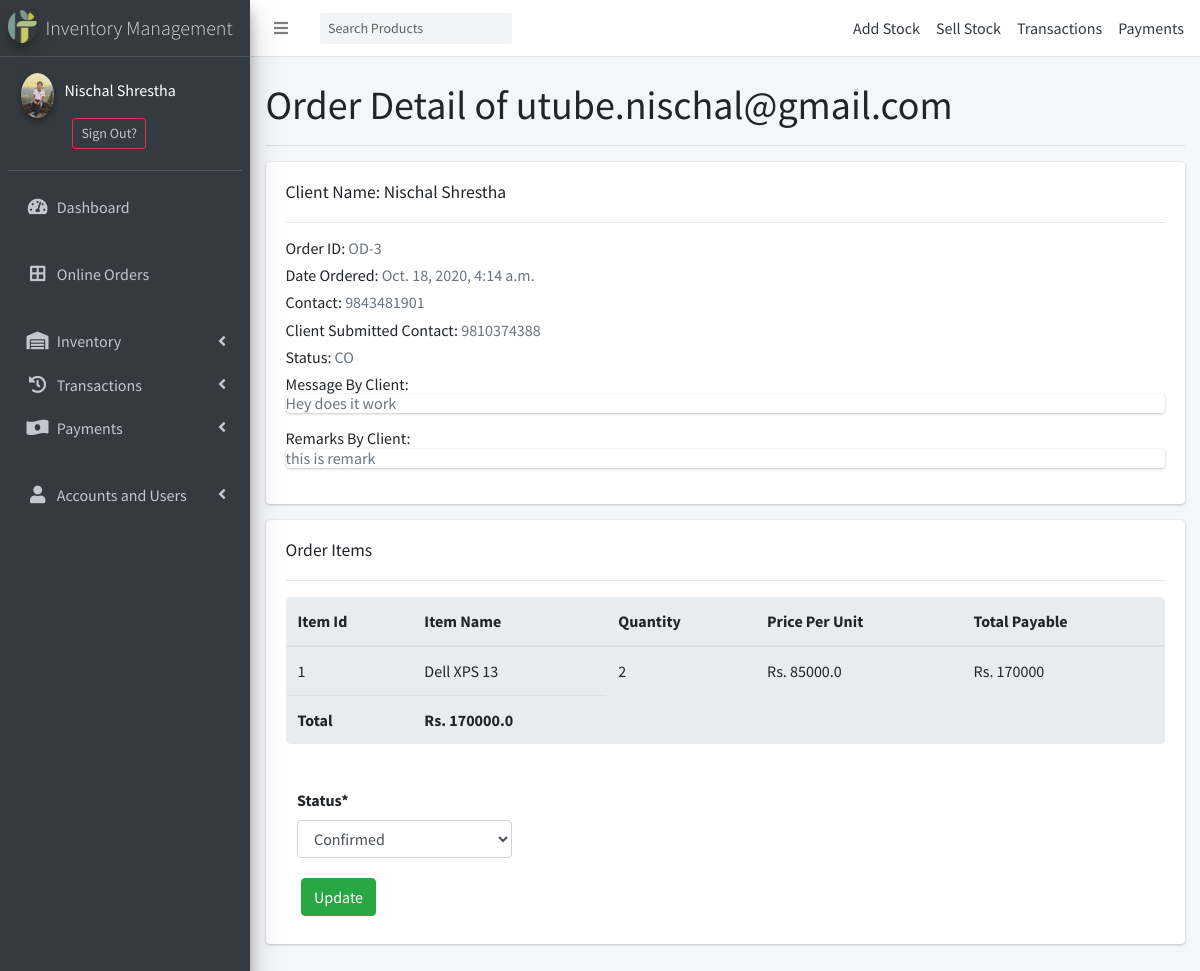
The page /inventory/orders/3/ (signed in) on the database its author committed.
### accounts/models.py (models this page shows)
class User(AbstractBaseUser, PermissionsMixin):
    class Types(models.TextChoices):
        ADMIN = "ADMIN", "Admin"
        STAFF = "STAFF", "Staff"
        CUSTOMER = "CUSTOMER", "Customer"
    base_type = Types.CUSTOMER
    _type = models.CharField(
        _("Type"), max_length=50, choices=Types.choices, default=base_type
    )
    email = models.EmailField(max_length=254, unique=True)
    first_name = models.CharField(max_length=128)
    last_name = models.CharField(max_length=128)
    is_staff = models.BooleanField(default=False)
    is_superuser = models.BooleanField(default=False)
    is_active = models.BooleanField(default=True)
    last_login = models.DateTimeField(null=True, blank=True)
    date_joined = models.DateTimeField(auto_now_add=True)
    USERNAME_FIELD = 'email'
    EMAIL_FIELD = 'email'
    REQUIRED_FIELDS = ['first_name','last_name','_type']
    objects = UserManager()

### Userprofile/models.py (models this page shows, shortened)
class Profile(models.Model):
    user = models.OneToOneField(User, on_delete=models.CASCADE)
    mobile_num_regex = RegexValidator(regex="^[0-9]{9,15}$", message="Entered mobile number isn't in a right format!")
    contact = models.CharField(validators=[mobile_num_regex], max_length=13, blank=True, null=True)
    dp = models.ImageField(default='user.png',upload_to='profile_pics')

### main/models.py (models this page shows, shortened)
class Order(models.Model):
    user = models.ForeignKey("accounts.User", verbose_name=_("Orderer"), on_delete=models.CASCADE)
    items = models.ManyToManyField(OrderItem)
    ordered_date = models.DateTimeField(null=True, blank=True)
    status = models.CharField(max_length=20,choices=ORDER_STATUS,default='NO')
    class Meta:
        verbose_name = _("Order")
        verbose_name_plural = _("Orders")
        ordering = ['-ordered_date']
    @property
    def total_amount(self):
        return sum([i.quantity* i.item.selling_price for i in self.items.all()])

class CheckoutData(models.Model):
    order = models.OneToOneField("main.Order", verbose_name=_("Order"), on_delete=models.CASCADE, related_name='checkout')
    mobile_num_regex = RegexValidator(regex="^[0-9]{9,15}$", message="Entered mobile number isn't in a right format!")
    contact = models.CharField(validators=[mobile_num_regex], max_length=13)
    message = models.TextField(_("Message"), null=True, blank=True)
    remarks = models.TextField(_("Remarks"), null=True, blank=True)
    class Meta:
        verbose_name = _("CheckoutData")
        verbose_name_plural = _("CheckoutData")

class OrderItem(models.Model) :
    user = models.ForeignKey("accounts.User",verbose_name=_("Orderer"),on_delete=models.CASCADE)
    ordered = models.BooleanField(_("Is Ordered?"))
    item = models.ForeignKey("inventory.Item", on_delete=models.CASCADE)
    quantity = models.IntegerField(default=1)

### inventory/models.py (models this page shows, shortened)
class Item(models.Model):
    name = models.CharField(_("Product Name"),max_length = 240, unique = True)
    brand = models.CharField(_("Product Brand"), max_length = 50, null=True, blank=True)
    category = models.ForeignKey("inventory.Category", verbose_name=_("category"), on_delete=models.CASCADE, related_name='categories')
    description = models.TextField(_("Product Description"))
    image = models.ImageField(_("Product Image"), upload_to="product_images", height_field=None, width_field=None, max_length=None, default = 'image-not-available.jpg')
    cost_price = models.FloatField(_("Latest Cost Price"), default=0)
    quantity = models.IntegerField(_("Available Quantity"), default=0)
    selling_price = models.FloatField(_("Current Selling Price"), default=0)
    about_seller = models.TextField(_("About Seller"))
    class Meta:
        ordering = ['name']

### inventory/views.py (the view)
        def wrapper_func(request, *args, **kwargs):
            if request.user.is_authenticated:
                if request.user._type in allowed_types:
                    return view_func(request, *args, **kwargs)
            else:
                return redirect(reverse('account_login'))

### inventory/views.py
class StatusChangeForm(forms.ModelForm):
    class Meta:
        model = Order
        fields = ['status']

### inventory/context_processors.py (called while the page is built)
def category(request):
    return {
        'categories': Category.objects.parents(),
        'cart_items': Order.objects.get_or_create(user=request.user, status='NO')[0].items.all().count() if request.user.is_authenticated else None,
        }

### inventory/models.py (called while the page is built)
    def parents(self):
        qs = super(CategoryManager, self).filter(parent = None)
        return qs

### inventory/views.py (called while the page is built, shortened)
def allowed_users(allowed_types=[]):
    def decorator(view_func):
        def wrapper_func(request, *args, **kwargs):
            if request.user.is_authenticated:
                if request.user._type in allowed_types:
                    return view_func(request, *args, **kwargs)
            else:
                return redirect(reverse('account_login'))
        return wrapper_func
    return decorator

@allowed_users(allowed_types = ['ADMIN', 'STAFF'])
def OrderDetailView(request, pk):
    context = {}
    order = get_object_or_404(Order, pk = pk)
    order_items = order.items.all()
    context['header'] = f"Order Detail of {order.user}"
    context['order'] = order
    form = StatusChangeForm(request.POST or None, instance=order)
    context['form'] = form
    context['order_items'] = order_items
    return render(request, 'inventory/order_detail.html', context)

### templates/inventory/order_detail.html (shortened to what this page needs)
{% extends 'partial/base.html' %}
{% load static %}
{% load crispy_forms_tags %}
{% block content %}
<h1>{{header}}</h1><hr>
<div class="card">
    <div class="card-body">
        <h5 class="card-title">Client Name: {{order.user.first_name}} {{order.user.last_name}}</h5><br><hr>
        <h6>Order ID: <span class='text-secondary'>OD-{{order.id}}<span></h6>
        <h6>Date Ordered: <span class='text-secondary'>{{order.ordered_date}}<span></h6>
        <h6>Contact: <span class='text-secondary'>{{order.user.profile.contact}}<span></h6>
        <h6>Client Submitted Contact: <span class='text-secondary'>{{order.checkout.contact}}<span></h6>
        <h6>Status: <span class='text-secondary'>{{order.status}}<span></h6>
        <h6>Message By Client: <span class='text-secondary card'>{{order.checkout.message}}<span></h6>
        <h6>Remarks By Client: <span class='text-secondary card'>{{order.checkout.remarks}}<span></h6>
    </div>
</div>
<div class="card">
    <div class="card-body">
        <h5 class="card-title">Order Items</h5><br><hr>
        <table id="table_id" class="table display jumbotron">
            <thead>
                <tr>
                    <th>Item Id</th>
                    <th>Item Name</th>
                    <th>Quantity</th>
                    <th>Price Per Unit</th>
                    <th>Total Payable</th>
                </tr>
            </thead>
            <tbody>
            {% for order_item in order_items %}
                <tr>
                    <td>{{order_item.item.id}}</td>
                    <td>{{order_item.item.name}}</td>
                    <td>{{order_item.quantity}}</td>
                    <td>Rs. {{order_item.item.selling_price}}</td>
                    <td>Rs. {% widthratio order_item.item.selling_price 1 order_item.quantity%}</td>
                </tr>
            {% endfor %}
            <tr>
                <td><strong>Total</strong></td>
                <td><strong>Rs. {{order.total_amount}}</strong></td>
            </tr>
            </tbody>
        </table>
    </div>
    <form action="" class='m-4 col-3' method="post">
    {{form|crispy}}
    <input type="submit" value="Update" class='btn btn-success m-1'>
    </form>
</div><br>
{% endblock content %}

### templates/side_nav.html (shortened to what this page needs)
{% load static %}
<aside class="main-sidebar sidebar-dark-primary elevation-4">
    <a href="/" class="brand-link">
      <img src="{% static '../media/favicon.png' %}" alt="IMS" class="brand-image img-circle elevation-3 ml-0"
           style="opacity: .8">
      <span class="brand-text font-weight-light">Inventory Management</span>
    </a>
    <div class="sidebar">
      <div class="user-panel mt-3 pb-3 mb-3 d-flex">
        {% if user.is_authenticated %}
          <div class="image">
            <img src="{{request.user.profile.dp.url}}" class="img-circle elevation-2" alt="User Image">
          </div>
          <div class="info">
          <a class="text-white mr-2" href="{% url 'profile' %}" id="navbarDropdown" role="button" aria-haspopup="true" aria-expanded="false">
            <p class="d-block">{{request.user.first_name}} {{request.user.last_name}}</p>
          </a>
          <a class="btn btn-sm btn-outline-danger" href="{% url 'account_logout' %}">Sign Out?</a>
        {% else %}
          <a class="btn mr-1 mb-1 btn-sm btn-outline-success text-light" href="{% url 'account_login' %}">Sign In</a>
          {% comment %} <a class="btn btn-sm mb-1 btn-warning text-dark" href="{% url 'account_signup' %}">Signup</a> {% endcomment %}
        {% endif %}
        </div>
      </div>
      <nav class="mt-2">
        <ul class="nav nav-pills nav-sidebar flex-column" data-widget="treeview" role="menu" data-accordion="false">
          <li class="nav-item">
            <a href="{% url 'main:admin-home' %}" class="nav-link">
              <i class="nav-icon fas fa-tachometer-alt active"></i>
              <p>
                Dashboard
              </p>
            </a>
          </li><br>
          <li class="nav-item">
            <a href="{% url 'inventory:orders-list' %}" class="nav-link">
              <i class="nav-icon fas fa-border-all active"></i>
              <p>
                Online Orders
              </p>
            </a>
          </li><br>
          {% if user.is_authenticated %}
          <li class="nav-item has-treeview menu-closed">
            <a href="#" class="nav-link">
              <i class="nav-icon fas fa-warehouse"></i>
              <p>
                Inventory
                <i class="right fas fa-angle-left"></i>
              </p>
            </a>
          </li>
          <li class="nav-item has-treeview menu-closed">
            <a href="#" class="nav-link">
              <i class="nav-icon fas fa-history"></i>
              <p>
                Transactions
                <i class="right fas fa-angle-left"></i>
              </p>
            </a>
          </li>
          <li class="nav-item has-treeview menu-closed">
            <a href="#" class="nav-link">
              <i class="nav-icon fas fa-money-bill-wave-alt"></i>
              <p>
                Payments
                <i class="right fas fa-angle-left"></i>
              </p>
            </a>
          </li>
          {% endif %}
          {% if user.is_staff %}
          <br>
          <li class="nav-item has-treeview menu-closed">
            <a href="#" class="nav-link">
              <i class="nav-icon fas fa-user"></i>
              <p>
                Accounts and Users
                <i class="right fas fa-angle-left"></i>
              </p>
            </a>
          </li>
          {% endif %}
        </ul>
      </nav>
    </div>
  </aside>

### rows shown on the page
User: user.profile.dp (picture), user.first_name "Nischal", user.last_name "Shrestha"
Order: user.first_name "Nischal", user.last_name "Shrestha", id "3", ordered_date "Oct. 18, 2020, 4:14 a.m.", user.profile.contact "9843481901", checkout.contact "9810374388", status "CO", checkout.message "Hey does it work", checkout.remarks "this is remark", total_amount "170000.0", status "Confirmed"
OrderItem: item.id "1", item.name "Dell XPS 13", quantity "2", item.selling_price "85000.0", item+quantity "170000"

### other values the page prints
{{ header }} "Order Detail of utube.nischal@gmail.com"
